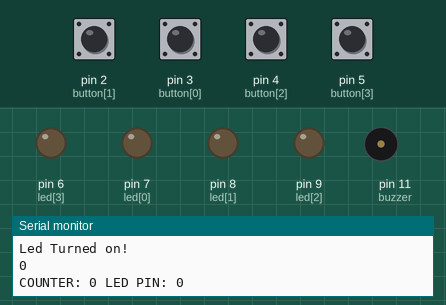
The sketch below on a simulated Arduino Uno, built with avr-gcc and run on an emulated ATmega328P. Shown: output pins drawn as LEDs (lit = HIGH), buzzer (waves = sounding), the last lines printed to the serial monitor. Dashed ring = blinking. Inputs (shaded band) come from the test bench; at power-on: pin 2 (button[1]), pin 3 (button[0]), pin 4 (button[2]), pin 5 (button[3]) HIGH. Random numbers use the default seed unless the sketch sets one.

Above: at 1.5 s.
1.6 s: pin 2 (button[1]) pulled LOW for 0.15 s
At 2.15 s:
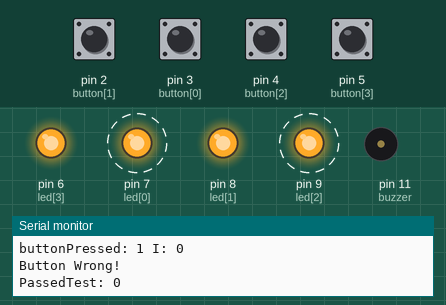
4.7 s: pin 5 (button[3]) pulled LOW for 0.15 s
At 5.1 s:
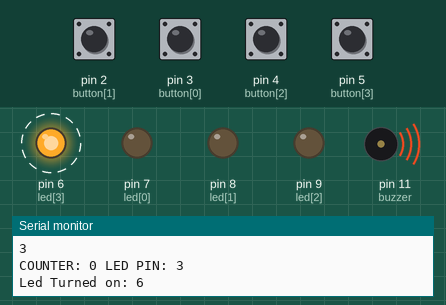
7.8 s: pin 3 (button[0]) pulled LOW for 0.15 s
At 8.2 s:
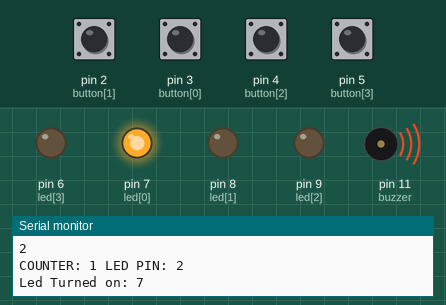
10.9 s: pin 4 (button[2]) pulled LOW for 0.15 s
At 11.3 s:
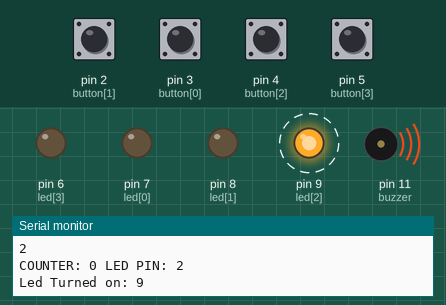
14.0 s: pin 4 (button[2]) pulled LOW for 1 s
At 14.8 s:
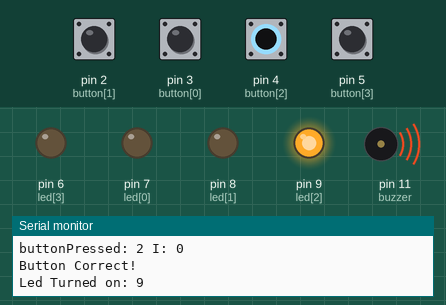
17.7 s: pin 2 (button[1]) pulled LOW for 1 s
At 18.1 s:
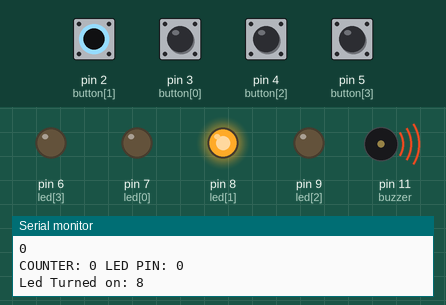
Timing chart, 0 to 21.9 s (numbered marks = the images above; inputs shaded):
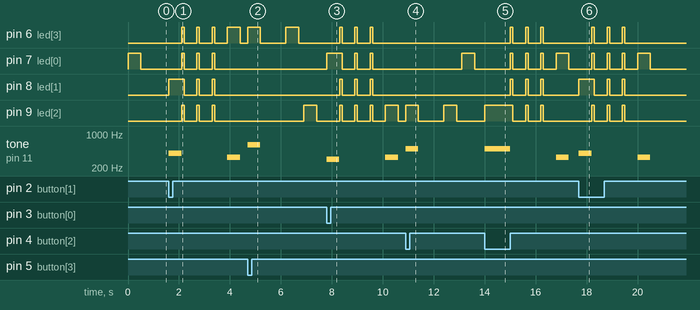

Measured:
- after the input at 1.6 s, pin 6 (led[3]): goes 3 × (HIGH 0.10 s, LOW 0.50 s), HIGH 0.50 s, then LOW, starting after 0.50 s; pin 7 (led[0]): alternates HIGH for 0.10 s and LOW for 0.50 s, 6 changes in all, then stays LOW, starting after 0.50 s
- after the input at 4.7 s, pin 6 (led[3]): alternates HIGH for 0.50 s and LOW for 1.0 s, starting at once; pin 9 (led[2]): LOW → HIGH after 2.2 s, → LOW 0.50 s later; tone on pin 11 (buzzer): silent → 600 Hz at once, → silent 0.50 s later
- after the input at 7.8 s, pin 6 (led[3]): alternates HIGH for 0.10 s and LOW for 0.50 s, 6 changes in all, then stays LOW, starting after 0.50 s; pin 7 (led[0]): LOW → HIGH at once, then repeats every 0.60 s: LOW 0.50 s, HIGH 0.10 s, until it stays LOW from 9.6 s
- after the input at 10.9 s, pin 7 (led[0]): LOW → HIGH after 2.2 s, → LOW 0.50 s later; pin 9 (led[2]): alternates HIGH for 0.50 s and LOW for 1.0 s, starting at once; tone on pin 11 (buzzer): silent → 500 Hz at once, → silent 0.50 s later
- after the input at 14.0 s, pin 6 (led[3]): alternates HIGH for 0.10 s and LOW for 0.50 s, 6 changes in all, then stays LOW, starting after 1.0 s; pin 7 (led[0]): goes 3 × (HIGH 0.10 s, LOW 0.50 s), HIGH 0.50 s, then LOW, starting after 1.0 s
- after the input at 17.7 s, pin 6 (led[3]): alternates HIGH for 0.10 s and LOW for 0.50 s, 6 changes in all, then stays LOW, starting after 0.50 s; pin 7 (led[0]): goes 3 × (HIGH 0.10 s, LOW 0.50 s), HIGH 0.50 s, then LOW, starting after 0.50 s

The sketch:

simonSays.ino
```cpp
#define buttonNum  4
#define ledNum  4
#define buzzer 11
#define MAX_SEQUENCE 100
int button[buttonNum] = {3, 2, 4, 5};
int led[ledNum] = {7, 8, 9, 6};
int sequence[MAX_SEQUENCE];
int sequenceEnd = 0;


void setup() {
  // put your setup code here, to run once:
  for ( int i = 0; i < buttonNum; i++) {
    pinMode(led[i], OUTPUT);
    pinMode(button[i], INPUT_PULLUP);

  }
  pinMode(buzzer, OUTPUT);


  for ( int i = 0 ; i < MAX_SEQUENCE ; i++) {
    sequence[i] = -1;
  }

  Serial.begin(9600);
  randomSeed(analogRead(A0));

}

int checkButton() {
  while (true) {
    for ( int i = 0; i < buttonNum; i++) {
      if (digitalRead(button[i]) == LOW) {
        Serial.print("Led Turned on: ");
        tone(buzzer, 300 + i * 100, 500);
        Serial.println(led[i]);
        digitalWrite(led[i], HIGH);
        delay(500);
        digitalWrite(led[i], LOW);
        return i;

      }
    }
  }

}
bool sequenceCheck() {
  for (int i = 0; i < MAX_SEQUENCE; i++) {
    if (sequence[i] == -1) {
      delay(1000);
      return true; // checks if sequence is over
    }
    int buttonPressed = checkButton();
    Serial.print("buttonPressed: ");
    Serial.print(buttonPressed);
    Serial.print(" I: ");
    Serial.println(i);
    if (buttonPressed == sequence[i]) {
      Serial.println("Button Correct!");

    }
    else {
      Serial.println("Button Wrong!");
      return false ;
    }
  }

  // for loop check first sequence and check.

}
void allLedsBlink(int blinkDelay) {
  for (int i = 0; i < ledNum; i++) {
    digitalWrite(led[i], HIGH);
  }
  delay(blinkDelay);
  for (int i = 0; i < ledNum; i++) {

    digitalWrite(led[i], LOW);

  }
  delay(500);
}
void turnLED(int pin) {
  digitalWrite(led[pin], HIGH);
  delay(500);
  digitalWrite(led[pin], LOW);
  delay(200);
  Serial.println("Led Turned on!");
  Serial.println(pin);
}
void addSequence() {

  int ledToAdd = random(0, 4);
  if (sequenceEnd == 99) {
    Serial.println("SequenceEnd is already at 99!!!");
    return ;
  }
  sequence[sequenceEnd] = ledToAdd;
  //  Serial.print("ledToAdd: ");
  //  Serial.print(ledToAdd);
  //  Serial.print(" Sequence End: ");
  //  Serial.println(sequenceEnd);

  for ( int i = 0; i < sequenceEnd + 1; i++) {
    turnLED(sequence[i]);
    Serial.print("COUNTER: ");

    Serial.print(i);
    Serial.print(" LED PIN: ");
    Serial.println(sequence[i]);
  }
  sequenceEnd++;
}
void resetGame() {
  allLedsBlink(100);
  allLedsBlink(100);
  allLedsBlink(100);
  for (int i = 0; i < MAX_SEQUENCE; i++) {
    sequence[ i] = -1;
    sequenceEnd = 0;
  }
  tone(buzzer, 500, 500);
  tone(buzzer, 330, 500);
}
void loop() {
  addSequence();
  bool passedTest = sequenceCheck();
  Serial.print("PassedTest: ");
  Serial.println(passedTest);
  if (passedTest == false) {
    resetGame();
  }
  //for(int i = 0; i <


}
```
